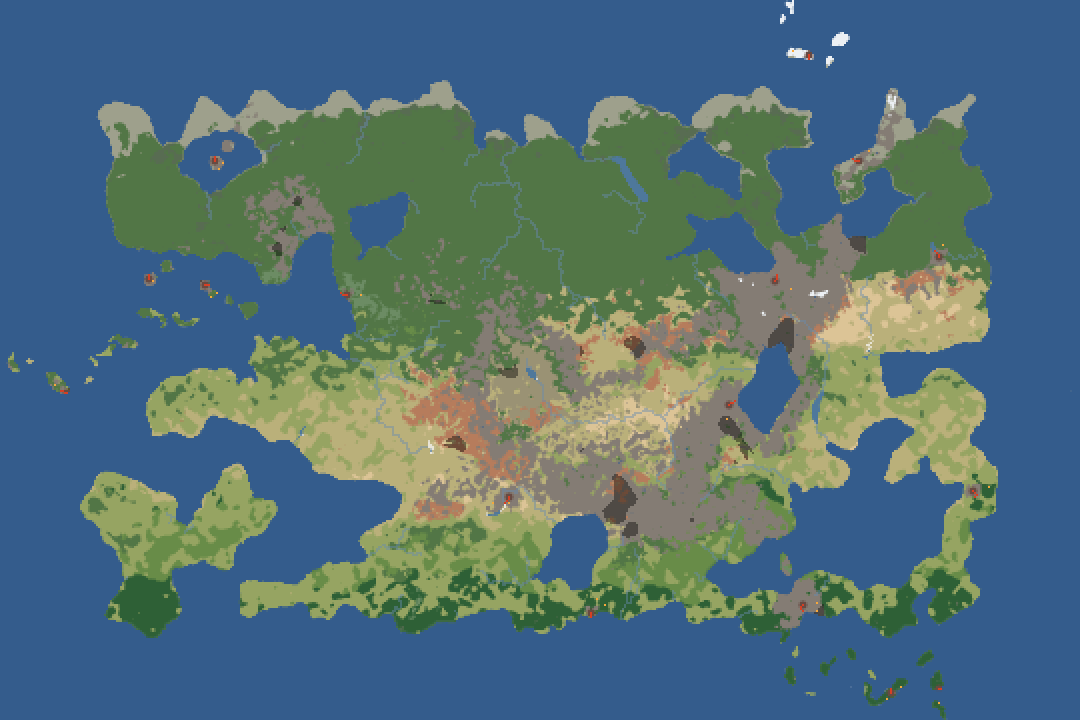
#> input picture design/map/continent-11/base/tiles.png, 1080 x 720 px, given in place of near_12px.png, which was not available
$ python sea_fix.py ../../../design/map/continent-11/base/tiles.png
#> lines starting #> are read from the running program, lines starting #| are printed output that depends on the picture; after the words box and inside, x2 and y2 are one past the last pixel; in counts of white or black regions, pixels touching at a corner belong together
"""Calm the open sea of the stitched near layer (paint_tiles.py): neighbouring crops caught different sun glare on open
water, which shows as patches. Deep water away from the coast is replaced by a sea built from the painting's own sea
colours by depth (the guide's elevation), with a faint swell; the painted shore band (the first few tiles from land)
is kept and cross-faded into it.

usage: python -I tools/asset-pipeline/map/sea_fix.py <repo>    rewrites near_12px.png -> near_12px_sea.png and the
                                                              game copy assets/map/map_near_relief.jpg
"""
import os
import sys

import numpy as np
from PIL import Image, ImageFilter

Image.MAX_IMAGE_PIXELS = None
KEEP_TILES, FADE_TILES, PX = 3.0, 4.0, 12


def main():
    repo = sys.argv[1]
    d = os.path.join(repo, "design/map/continent-11/art/near")
    near = np.asarray(Image.open(os.path.join(d, "near_12px.png")).convert("RGB")).astype(np.float32)
    H, W = near.shape[:2]
#> H = 720; W = 1080
    base = os.path.join(repo, "design/map/continent-11/base")
    water = np.asarray(Image.open(os.path.join(base, "fine_water.png")))
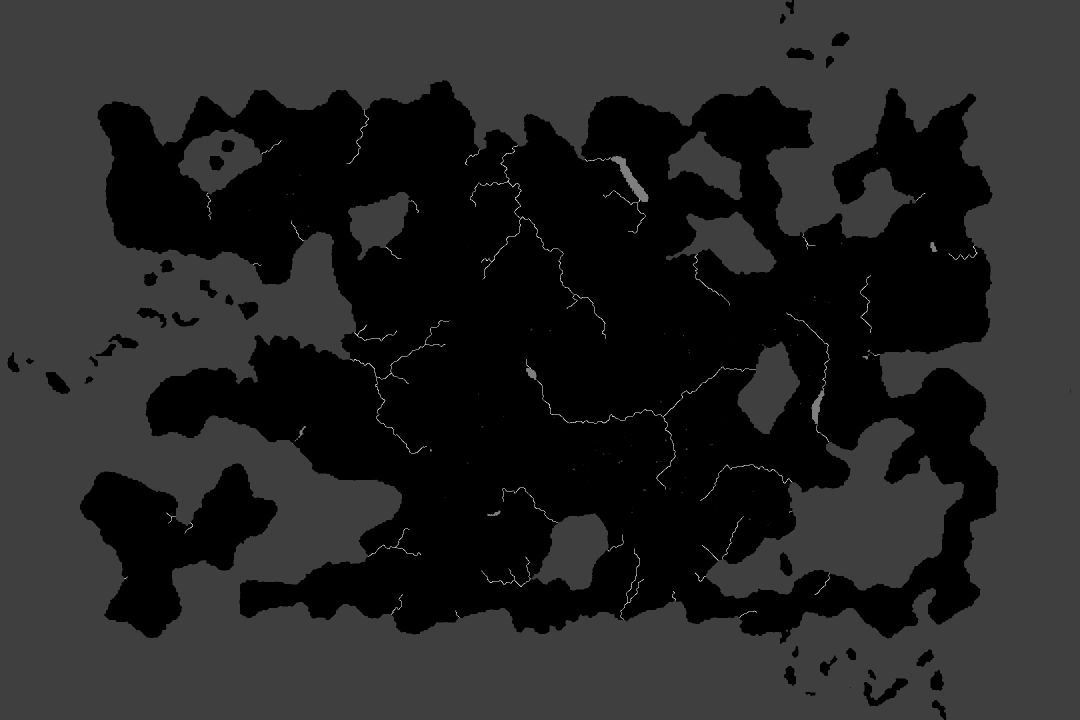
#> input picture design/map/continent-11/base/fine_water.png, 2160 x 1440 px, found by its file name (shown at 1/2 size)
#> water is the input picture: shape (1440, 2160); min 0, max 4, mean 0.571
    elev = np.asarray(Image.open(os.path.join(base, "fine_elevation.png"))).astype(np.float32) - 10000.0
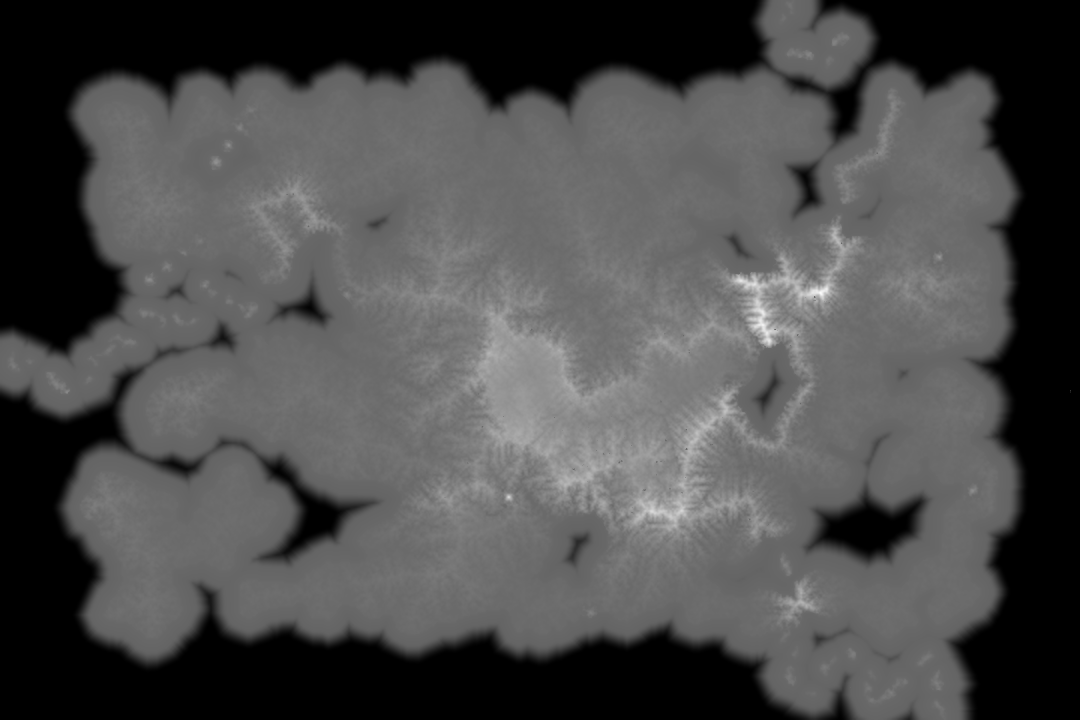
#> input picture design/map/continent-11/base/fine_elevation.png, 2160 x 1440 px, found by its file name (shown at 1/2 size)
    sea4 = (water & 1) > 0
#> sea4: shape (1440, 2160) bool; 56.1% white; 37 black regions (3 under 20 px), largest, box (x1, y1, x2, y2) and area: (195, 160, 1997, 1288) 1282490, (160, 927, 555, 1276) 65570, (1727, 1356, 1816, 1413) 1864
    # distance from land in tiles (on the 4 px fine grid, then scaled up)
    land = Image.fromarray(((~sea4) * 255).astype(np.uint8))
    dist = np.zeros(sea4.shape, np.float32)
    grown = land
    for step in range(1, int((KEEP_TILES + FADE_TILES) * 4) + 2):
        grown = grown.filter(ImageFilter.MaxFilter(3))
        g = np.asarray(grown) > 0
        dist[(dist == 0) & g & sea4] = step / 4.0
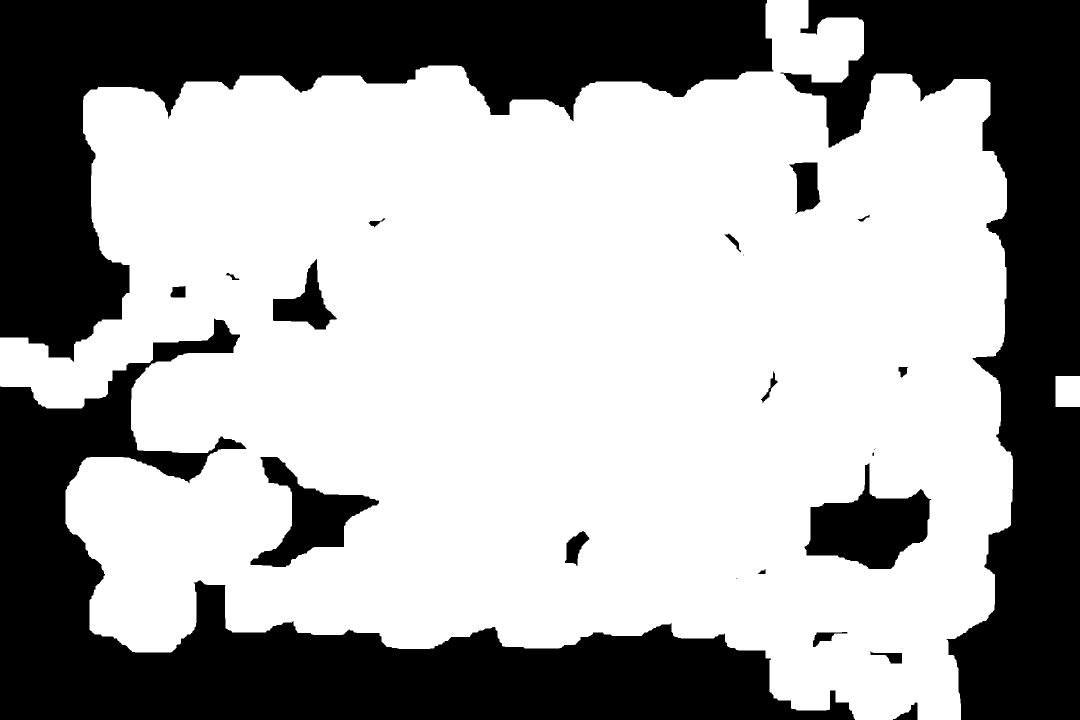
#> grown: PIL image 2160x1440 L (shown at 1/2 size); 64.4% white; 23 black regions (4 under 20 px), largest, box (x1, y1, x2, y2) and area: (0, 637, 1710, 1440) 368104, (0, 0, 1547, 724) 365460, (1561, 0, 2160, 1440) 307299
    dist[sea4 & (dist == 0)] = KEEP_TILES + FADE_TILES + 1.0
    dist[~sea4] = 0.0
    up = lambda a, mode=Image.BILINEAR: np.asarray(Image.fromarray(a).resize((W, H), mode)).astype(np.float32)
    dist_u = up(dist.astype(np.float32), Image.BILINEAR)
    depth = np.clip(-elev / 3000.0, 0.0, 1.0)
    depth_u = up(depth.astype(np.float32), Image.BILINEAR)
    sea_u = up((sea4 * 255).astype(np.uint8), Image.NEAREST) > 127
#> sea_u: shape (720, 1080) bool; 56.1% white; 35 black regions (1 under 20 px), largest, box (x1, y1, x2, y2) and area: (97, 80, 998, 644) 320644, (80, 463, 277, 638) 16402, (863, 678, 908, 706) 470
    # the painting's own sea colour by depth band (median per band, from water well away from the coast)
    bands = np.linspace(0, 1, 11)
    cols = []
    open_water = sea_u & (dist_u > KEEP_TILES)
#> open_water: shape (720, 1080) bool; 46.8% white; 14 white regions (3 under 20 px), largest, box (x1, y1, x2, y2) and area: (0, 0, 1080, 720) 340257, (785, 424, 956, 582) 12708, (548, 521, 602, 584) 1997
    for i in range(10):
        m = open_water & (depth_u >= bands[i]) & (depth_u < bands[i + 1] + (1e-6 if i == 9 else 0))
        cols.append(np.median(near[m], axis=0) if m.sum() > 500 else None)
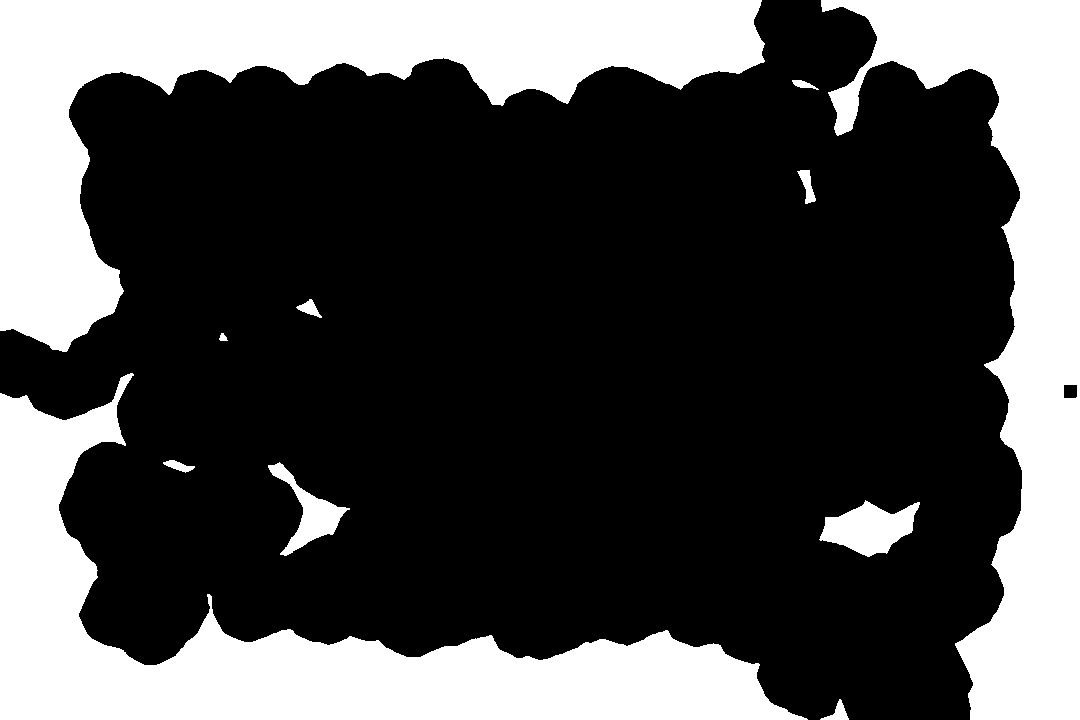
#> m: shape (720, 1080) bool; 30.3% white; 11 white regions, largest, box (x1, y1, x2, y2) and area: (0, 0, 765, 352) 82241, (0, 373, 808, 720) 77886, (821, 0, 1080, 720) 68394
#> after the loop, cols = [[52, 92, 140], [52, 92, 140], [52, 92, 140], [52, 92, 140], [52, 92, 140], [52, 92, 140], [52, 92, 140], [52, 92, 140], [52, 92, 140], [52, 92, 140]]
    known = [i for i, c in enumerate(cols) if c is not None]
#> known = [0, 1, 2, 3, 4, 5, 6, 7, 8, 9]
    for i in range(10):
        if cols[i] is None:
            j = min(known, key=lambda k: abs(k - i))
            cols[i] = cols[j]
    cols = np.array(cols, np.float32)
    idx = np.clip(depth_u * 9.999, 0, 9.999)
    lo = np.floor(idx).astype(int)
#> lo: shape (720, 1080) int64; 10 distinct labels, from 0 to 9
    hi = np.minimum(lo + 1, 9)
#> hi: shape (720, 1080) int64; 9 distinct labels, from 1 to 9
    t = (idx - lo)[..., None]
    calm = cols[lo] * (1 - t) + cols[hi] * t
    # a faint, broad swell so the water is not flat
    rng = np.random.default_rng(11)
    swell = Image.fromarray((rng.random((H // 24, W // 24)) * 255).astype(np.uint8)).resize((W, H), Image.BICUBIC)
    swell = (np.asarray(swell).astype(np.float32) / 255.0 - 0.5) * 10.0
#> swell: shape (720, 1080) float32
    calm = calm + swell[..., None]
    w = np.clip((dist_u - KEEP_TILES) / FADE_TILES, 0.0, 1.0)[..., None] * sea_u[..., None]
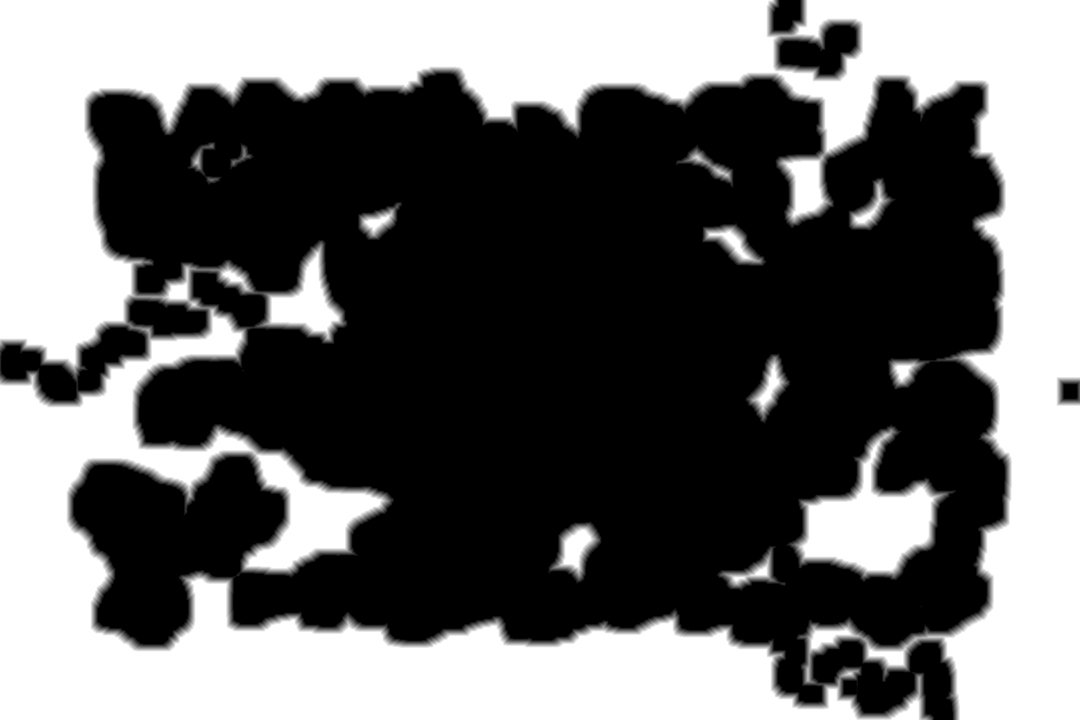
#> w: shape (720, 1080, 1) float32; min 0, max 1, mean 0.413
    out = near * (1 - w) + calm * w
    img = Image.fromarray(np.clip(out, 0, 255).astype(np.uint8))
    img.save(os.path.join(d, "near_12px_sea.png"), optimize=True)
    os.makedirs(os.path.join(repo, "assets/map"), exist_ok=True)
    # the game copy gets a light unsharp mask: the deepest zoom shows it at 1.5x its painted size (design/ux/hud.md Map
    # zoom, user 2026-11-23); the master above stays unsharpened
    game = img.filter(ImageFilter.UnsharpMask(radius=1.4, percent=60, threshold=2))
    game.save(os.path.join(repo, "assets/map/map_near_relief.jpg"), quality=92, optimize=True)
    print("sea calmed; open-water share %.2f" % float(w.mean()))
#| sea calmed; open-water share 0.41


if __name__ == "__main__":
    main()
